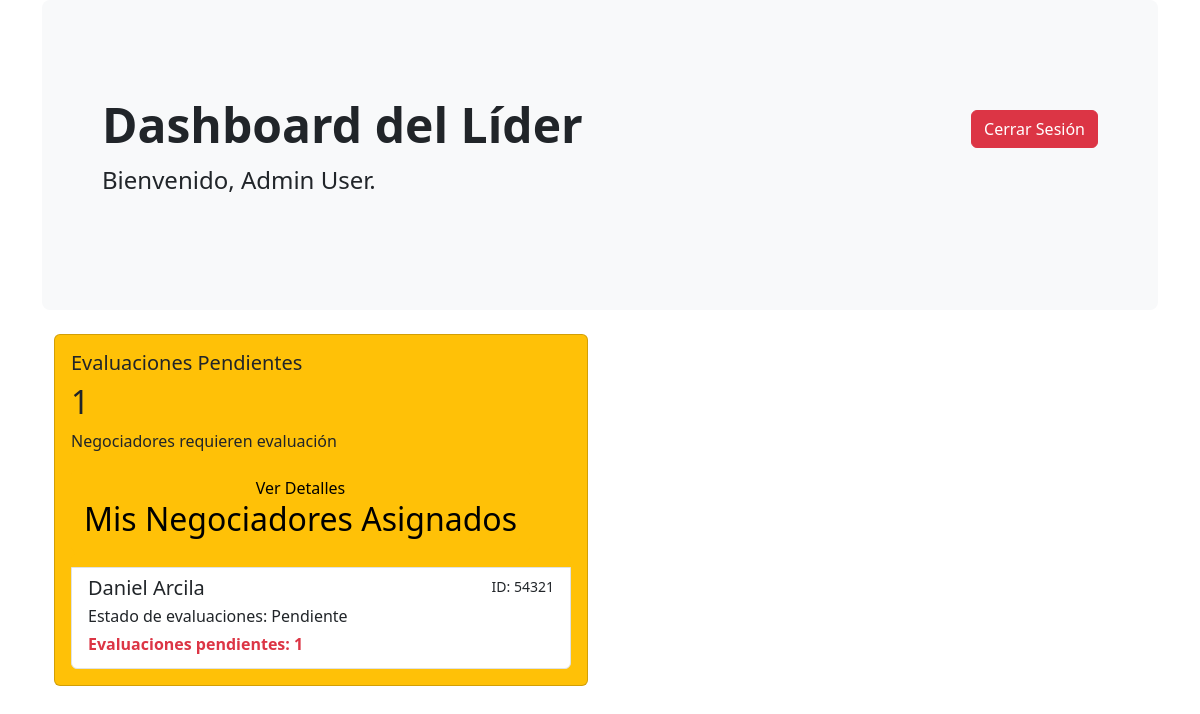
Before: /lider/ (signed in) with the older database file.
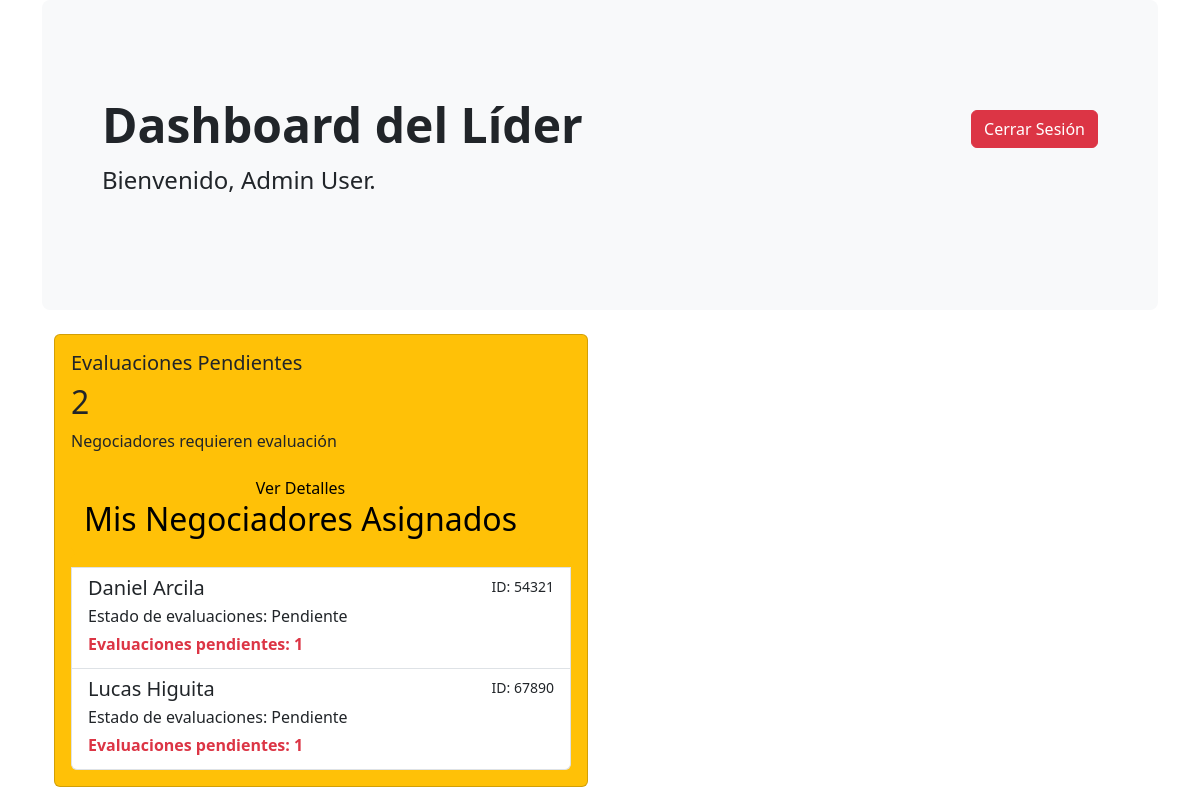
After: the same page with the newer database file.
### accounts/models.py (models this page shows, shortened)
class Negotiator(models.Model):
    leader = models.ForeignKey(
        User,
        on_delete=models.CASCADE,
        related_name='negotiators',
        limit_choices_to={'role': 'lider'}
    )
    name = models.CharField(max_length=255)
    cedula = models.CharField(max_length=12, unique=True)
    @property
    def get_evaluation_status(self):
        last_evaluation = self.evaluations.order_by('-date').first()
        if not last_evaluation:
            return "Pendiente"
        six_months_ago = timezone.now() - timedelta(days=180)
        if last_evaluation.date < six_months_ago:
            return "Pendiente"
        return "Al día"

### accounts/views.py (the view)
# urls.py: path('lider/', views.lider_dashboard_view, name='lider_dashboard'),
@login_required
def lider_dashboard_view(request):
    negotiators = Negotiator.objects.filter(leader=request.user)
    pending_negotiators = request.user.get_negotiators_with_pending_evaluations()
    context = {
        'negotiators': negotiators,
        'pending_negotiators': pending_negotiators,
        'total_pending': len(pending_negotiators)
    }
    return render(request, 'accounts/lider_dashboard.html', context)

### templates/accounts/lider_dashboard.html (shortened to what this page needs)
{% extends 'base.html' %}
{% block content %}
<div class="p-5 mb-4 bg-light rounded-3">
    <div class="container-fluid py-5">
        <div class="d-flex justify-content-between align-items-center">
            <h1 class="display-5 fw-bold">Dashboard del Líder</h1>
            <a href="/accounts/logout" class="btn btn-danger">Cerrar Sesión</a>
        </div>
        <p class="fs-4">Bienvenido, {{ user.first_name }} {{ user.last_name }}.</p>
    </div>
</div>
<div class="container">
    {% if total_pending > 0 %}
        <div class="row mb-4">
            <div class="col-md-6">
                <div class="card bg-warning text-dark">
                    <div class="card-body">
                        <h5 class="card-title">
                            Evaluaciones Pendientes
                        </h5>
                        <h2 class="card-text">{{ total_pending }}</h2>
                        <p class="card-text">Negociadores requieren evaluación</p>
                        <a href="{% url 'pending_evaluations' %}" class="btn btn-warning">
                            Ver Detalles
    {% endif %}
    <h2>Mis Negociadores Asignados</h2>
    {% if negotiators %}
        <div class="list-group">
            {% for negotiator in negotiators %}
                <a href="{% url 'negotiator_detail' cedula=negotiator.cedula %}" class="list-group-item list-group-item-action">
                    <div class="d-flex w-100 justify-content-between">
                        <h5 class="mb-1">{{ negotiator.name }}</h5>
                        <small>ID: {{ negotiator.cedula }}</small>
                    </div>
                    <p class="mb-1">Estado de evaluaciones: {{ negotiator.get_evaluation_status }}</p>
                    {% for item in pending_negotiators %}
                        {% if item.negotiator.id == negotiator.id %}
                            <p class="mb-1 text-danger fw-bold">Evaluaciones pendientes: {{ item.pending_count }}</p>
                        {% endif %}
                    {% endfor %}
                </a>
            {% endfor %}
        </div>
    {% else %}
        <div class="alert alert-info" role="alert">
            Actualmente no tienes negociadores asignados.
        </div>
    {% endif %}
</div>
{% endblock %}

Changed rows visible on the page:
added Negotiator: name "Lucas Higuita", cedula "67890", get_evaluation_status "Pendiente", pending_count "1"
Other visible differences:
{{ total_pending }}: "1" → "2"
